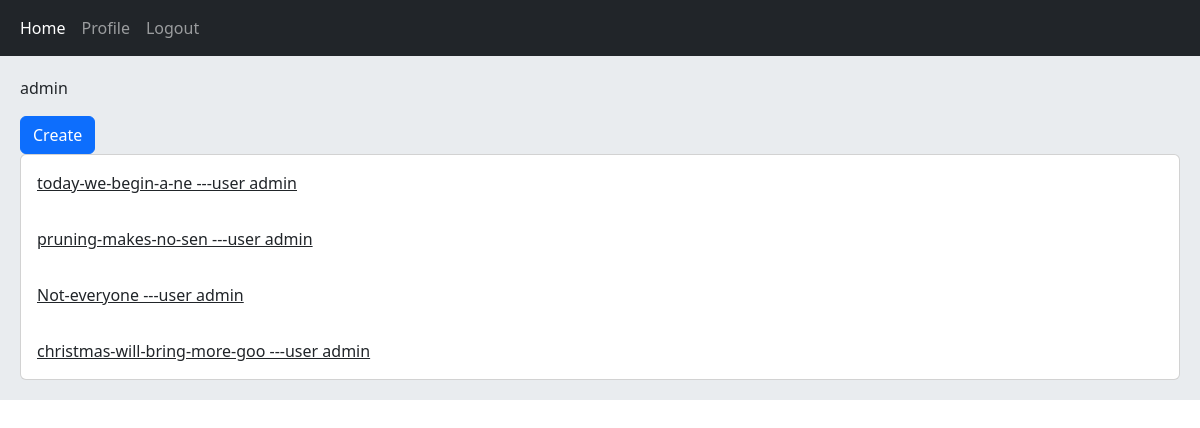
Page /account/profile/3 (signed in) on the committed database.
### home/models.py (models this page shows, shortened)
class Post(models.Model):
    user = models.ForeignKey(User, on_delete=models.CASCADE)
    body = models.CharField(max_length=500)
    slug = models.SlugField()
    create = models.DateTimeField(auto_now_add=True)
    update = models.DateTimeField(auto_now=True)
    class Meta:
        ordering = ['-create']
    def __str__(self):
        return f"{self.slug} ---user {self.user}"

### account/views.py (the view)
# urls.py: path("profile/<int:user_id>", views.ProfileUser.as_view(), name="profile_url"),
class ProfileUser(LoginRequiredMixin, View):
    def get(self, request, user_id):
        is_following = False
        user = get_object_or_404(User, pk=user_id)
        posts = Post.objects.filter(user=user)
        relation = Relations.objects.filter(from_follow=request.user, to_follow=user)
        if relation.exists():
            is_following = True
        return render(request, "account/profile.html", {"user": user, "posts": posts, "is_following": is_following})

### account/templates/account/profile.html
{% extends "base.html" %}
{% block body %}
    <p class="text_center"> {{ user.username }}</p>
    {% if user.pk == request.user.id %}
        <a href="{% url "home:create_url" %}" class="btn btn-primary"> Create</a>
    {% elif request.user.id != user.pk and is_following == False  %}
        <a href="{% url "account:follow_url" user.id %}" class="btn btn-primary" > Follow</a>
    {% elif request.user.id != user.pk and is_following == True  %}
        <a href="{% url "account:unfollow_url" user.id %}" class="btn btn-primary" > UnFollow</a>
    {% endif %}
        <div class="card">
            {% for post in posts %}
                <a class="card-body" href="{% url "home:detail_url" post.id post.slug %}"> {{ post }} </a>
            {% endfor %}
        </div>
{% endblock %}

### rows in the picture
Post: slug+user "today-we-begin-a-ne ---user admin"
Post: slug+user "pruning-makes-no-sen ---user admin"
Post: slug+user "Not-everyone ---user admin"
Post: slug+user "christmas-will-bring-more-goo ---user admin"

### other values in the picture
{{ user.username }} "admin"
